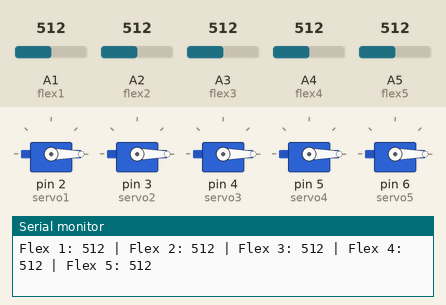
The sketch below on a simulated Arduino Uno, built with avr-gcc and run on an emulated ATmega328P. Parts: 5 × servo, the last lines printed to the serial monitor. Inputs (shaded band) come from the test bench; at power-on: A2 (flex2) = 512, A1 (flex1) = 512, A3 (flex3) = 512, A4 (flex4) = 512, A5 (flex5) = 512.

Above: at 1.8 s.
1.9 s: A2 (flex2) set to 340
3.4 s: A2 (flex2) set to 319
At 5.2 s:
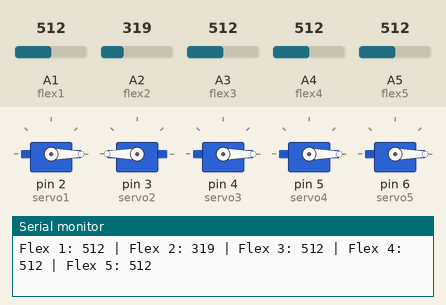
5.5 s: A1 (flex1) set to 992
At 7.2 s:
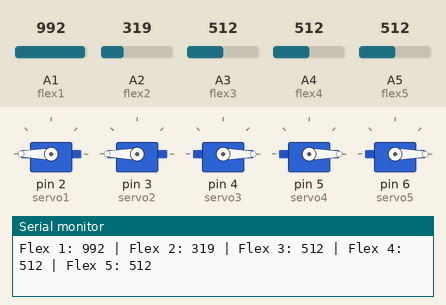
7.5 s: A3 (flex3) set to 992
At 9.2 s:
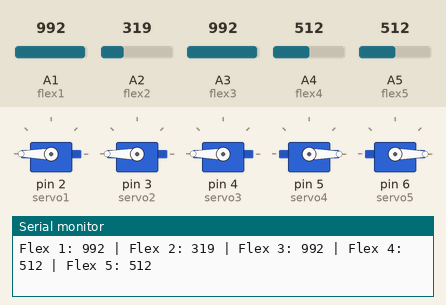
9.5 s: A4 (flex4) set to 992
At 11.1 s:
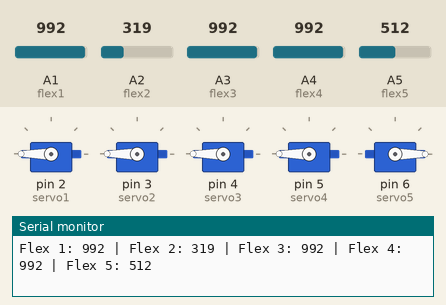
11.5 s: A5 (flex5) set to 992
At 13.0 s:
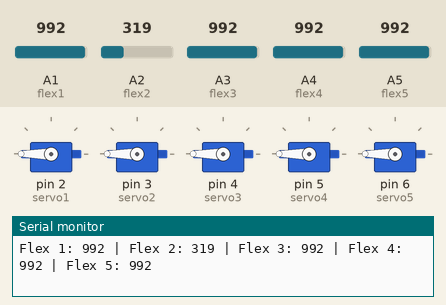
Timing chart, 0 to 14.5 s (numbered marks = the images above; inputs shaded):
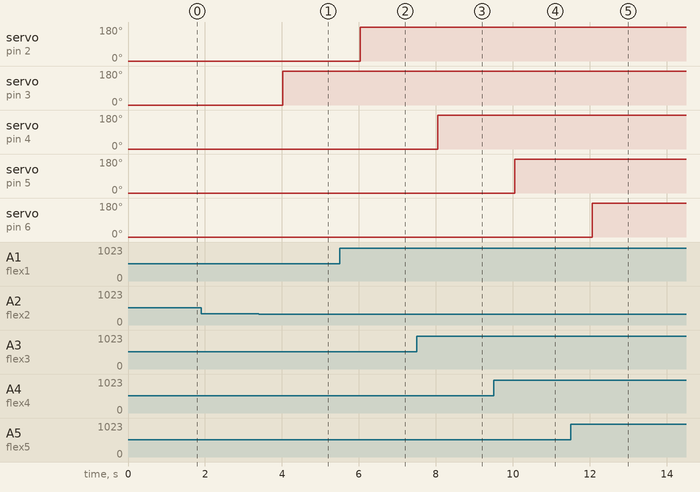

Measured:
- the behaviour switches between 333 and 332 on A2 (flex2) (found by bisection; images 0 and 1)
- after the input at 3.4 s, servo on pin 3 (servo2): 0° → 180° after 0.62 s
- after the input at 5.5 s, servo on pin 2 (servo1): 0° → 180° after 0.53 s
- after the input at 7.5 s, servo on pin 4 (servo3): 0° → 180° after 0.54 s
- after the input at 9.5 s, servo on pin 5 (servo4): 0° → 180° after 0.55 s
- after the input at 11.5 s, servo on pin 6 (servo5): 0° → 180° after 0.57 s

The sketch:

v3_calibrated.ino
```cpp
#include <Servo.h>

Servo servo1;
Servo servo2;
Servo servo3;
Servo servo4;
Servo servo5;

int flex1 = A1;
int flex2 = A2;
int flex3 = A3;
int flex4 = A4;
int flex5 = A5;

void setup() {
  // Initialize serial communication
  Serial.begin(9600);

  // Attach servos to their respective pins
  servo1.attach(2);
  servo2.attach(3);
  servo3.attach(4);
  servo4.attach(5);
  servo5.attach(6);
}

void loop() {
  // Read flex sensor values and map them to servo angles
  int flex1_pos = analogRead(flex1);
  int servo1_pos = map(flex1_pos, 840, 900, 0, 180);
  servo1_pos = constrain(servo1_pos, 0, 180);
  servo1.write(servo1_pos);

  int flex2_pos = analogRead(flex2);
  int servo2_pos = map(flex2_pos, 879, 882, 0, 180);
  servo2_pos = constrain(servo2_pos, 0, 180);
  servo2.write(servo2_pos);

  int flex3_pos = analogRead(flex3);
  int servo3_pos = map(flex3_pos, 824, 828, 0, 180);
  servo3_pos = constrain(servo3_pos, 0, 180);
  servo3.write(servo3_pos);

  int flex4_pos = analogRead(flex4);
  int servo4_pos = map(flex4_pos, 874, 878, 0, 180);
  servo4_pos = constrain(servo4_pos, 0, 180);
  servo4.write(servo4_pos);

  int flex5_pos = analogRead(flex5);
  int servo5_pos = map(flex5_pos, 851, 855, 0, 180);
  servo5_pos = constrain(servo5_pos, 0, 180);
  servo5.write(servo5_pos);

  // Print flex sensor values for debugging
  Serial.print("Flex 1: "); Serial.print(flex1_pos);
  Serial.print(" | Flex 2: "); Serial.print(flex2_pos);
  Serial.print(" | Flex 3: "); Serial.print(flex3_pos);
  Serial.print(" | Flex 4: "); Serial.print(flex4_pos);
  Serial.print(" | Flex 5: "); Serial.println(flex5_pos);

  // Small delay to make the output readable
  delay(1000);
}
```
